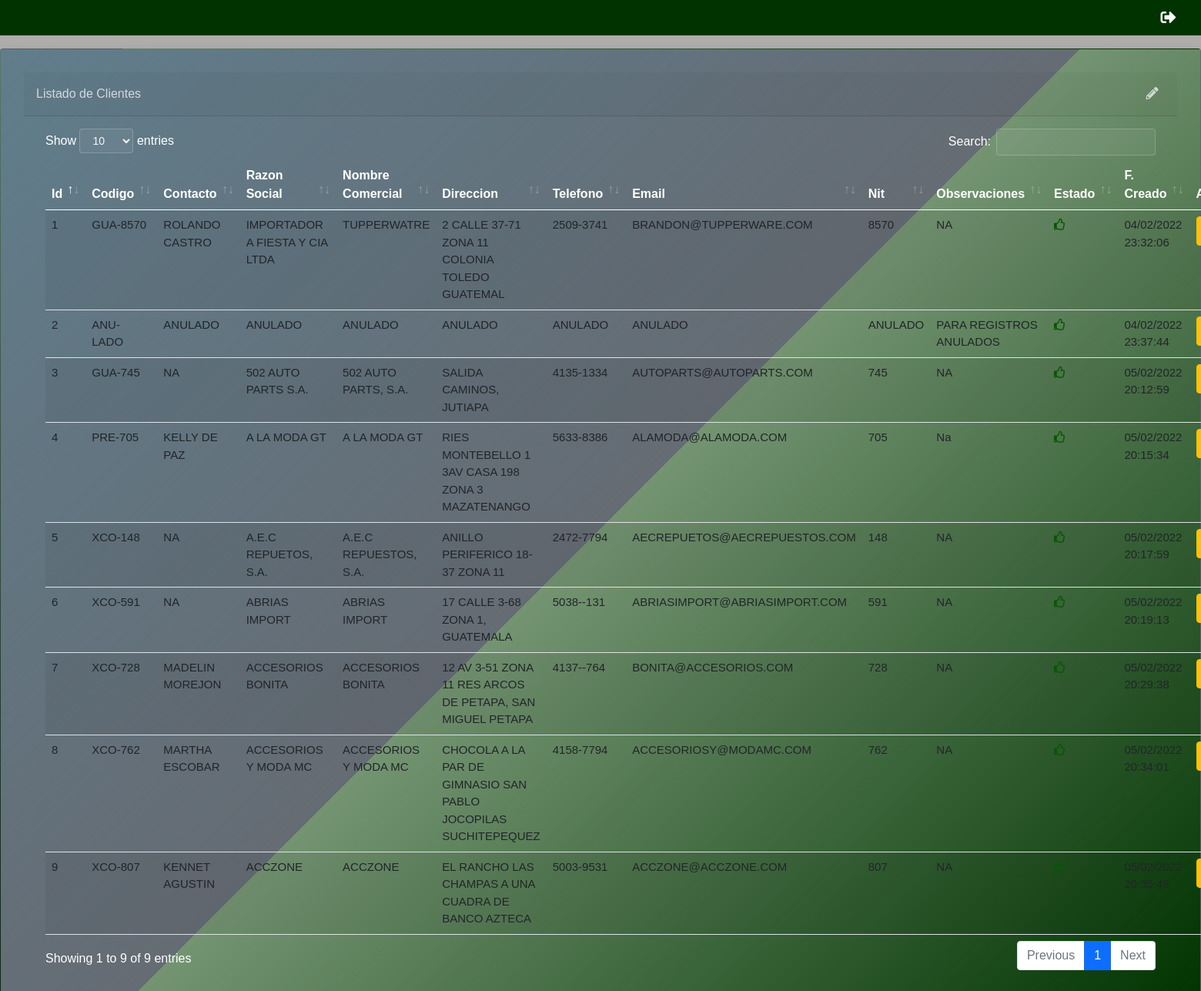
/link/cliente/list (signed in), run on the app's committed database.
### link/models.py (models this page shows, shortened)
class Clientes(ClaseModelo):
    codigo_cliente = models.CharField(max_length=8, unique=True, verbose_name="Codigo Cliente")
    contacto = models.CharField(max_length=50)
    razonsoc = models.CharField(max_length=150, verbose_name="Razon Social")
    nombrecom = models.CharField(max_length=150, verbose_name="Nombre Cliente")
    direccion = models.CharField(max_length=75)
    telefono = models.CharField(max_length=9)
    email = models.EmailField(max_length=50)
    nit = models.CharField(max_length=10)
    municipio = models.ForeignKey(Municipio, on_delete=models.CASCADE, related_name='+')
    depto = models.ForeignKey(Departamento, on_delete=models.CASCADE, related_name='+')
    fpago= models.IntegerField(choices=fpago, verbose_name="FORMA DE PAGO")
    minimofac = models.DecimalField(max_digits=10, decimal_places=2)
    vendedor =models.ForeignKey(Vendedor, on_delete=models.CASCADE)
    observa = models.TextField(verbose_name="Oboservaciones")
    class Meta:
        verbose_name_plural = "Clientes"

### link/views.py (the view)
# urls.py: path('cliente/list', clienteview.as_view(), name="cliente_list"),
class clienteview(LoginRequiredMixin, generic.ListView):
    model = Clientes
    template_name = "link/cliente_list.html"
    context_object_name="obj"
    login_url = "bases:login"

### link/models.py (called while the page is built)
    def __str__(self):
        return '{}'.format(self.muni)

    def __str__(self):
        return '{}'.format(self.codigo)

### link/templates/link/cliente_list.html (shortened to what this page needs)
{% extends 'base/base.html' %}
{% block contenido %}
<br><br>
<div class="card shadow mb-4">
    <div
        class="card-header py-3 d-flex flex-row align-items-center justify-content-between">
        <h6 class="m-0 font-weight-bold text-primary">Listado de Clientes</h6>
        <div class="dropdown no-arrow">
            <a class="dropdown-toggle" href="#" role="button" id="dropdownMenuLink"
                data-toggle="dropdown" aria-haspopup="true" aria-expanded="false">
                <i class="fas fa-pencil-alt"></i>
            </a>
        </div>
    </div>
    <div class="card-body">
        {% if not obj  %}
           <div class="alert alert-info">No hay Clientes Registrados</div>
        {% else %}
        <table class="table table-striped table-hover">
            <thead>
                <th>Id</th>
                <th>Codigo</th>
                <th>Contacto</th>
                <th>Razon Social</th>
                <th>Nombre Comercial</th>
                <th>Direccion</th>
                <th>Telefono</th>
                <th>Email</th>
                <th>Nit</th>
                <th>Observaciones</th>
                <th>Estado</th>
                <th>F. Creado</th>
                <th class="all">Acciones</th>
            </thead>
            <tbody>
                {% for item in obj %}
                <tr>
                    <td>{{ item.id }}</td>
                    <td>{{ item.codigo_cliente}}</td>
                    <td>{{ item.contacto}}</td>
                    <td>{{ item.razonsoc}}</td>
                    <td>{{ item.nombrecom}}</td>
                    <td>{{ item.direccion}}</td>
                    <td>{{ item.telefono}}</td>
                    <td>{{ item.email}}</td>
                    <td>{{ item.nit}}</td>
                    <td>{{ item.observa}}</td>
                    <td onclick="inactivarcli({{item.id}})">
                        {% if item.estado %}
                        <i class="far fa-thumbs-up text-primary"></i>
                        {% else %}
                        <i class="far fa-thumbs-down text-danger"></i>
                        {% endif %}
                    </td>
                    <td>{{ item.fc|date:"d/m/Y H:i:s" }}</td>
                    <td>
                        <button class="btn btn-warning btn-circle" onclick="return abrir_modal('{% url 'link:cliente_edit' item.id %}')">
                        </button>
                    </td>
                </tr>
                {% endfor %}
            </tbody>
        </table>
        {% endif %}
    </div>
</div>
{% endblock %}

### templates/base/base.html (shortened to what this page needs)
{% load static %}
<!DOCTYPE html>
<html lang="es">
    <head>
        {% load static %}
        <link href="https://cdn.jsdelivr.net/npm/bootstrap@5.0.0-beta3/dist/css/bootstrap.min.css" rel="stylesheet">
        <link rel="stylesheet" href="https://cdnjs.cloudflare.com/ajax/libs/font-awesome/5.15.3/css/all.min.css">
        {% block css %}
        <link rel="stylesheet" href="{% static 'base/css/estilo.css' %}">
        <link rel="stylesheet" href="{% static 'base/css/estiloo.css' %}">
        <link rel="stylesheet" href="{% static 'base/vendor/datatables/dataTables.bootstrap4.min.css' %}">
        <link href="https://cdn.jsdelivr.net/npm/select2@4.1.0-rc.0/dist/css/select2.min.css" rel="stylesheet" />
        {% endblock %}
    </head>
    <body>
        <div id="navbar">
            <div class="user">
              {% if user.is_authenticated %}
              <span id="userName">{{ user.username }}</span>&nbsp;&nbsp;<a title="Salir de la sesión" href="{% url 'bases:logout' %}"><i class="fas fa-sign-out-alt"></i></a>
              {% else %}
              <span id="userName"><a href="{% url 'bases:login' %}">Iniciar Sesión</a></span>&nbsp;&nbsp;<i class="fas fa-user-alt"></i>
              <span id="userName"><a href="{% url 'link:registro' %}">Registrate</a></span>&nbsp;&nbsp;<i class="fas fa-user-alt"></i>
              {% endif %}
            </div>
         </div>
        {% block contenido %}
        {% endblock %}
    </body>
</html>

### static/base/css/estilo.css (style rules this page uses)
* { margin: 0; padding: 0; box-sizing: border-box; }
body { background: url(https://i.ibb.co/DCN0zZx/Transjr.jpg); background-size: 100%; background-repeat: no-repeat; background-attachment: fixed; overflow-x: hidden; }
body:before { content: ""; width: 100%; height: 190vh; background-color: rgb(175, 173, 173); position: fixed; opacity: 0.87; }
* { margin: 0; padding: 0; font-family: "Poppins", sans-serif; }
.card { background: linear-gradient(-45deg, #003300 0%, #006600a2 50%, #071a2caf 50%, #607d8b 100%) !important; padding: 30px; width: 60%; left: 20%; }
body { font-family: 'Segoe UI', Tahoma, Geneva, Verdana, sans-serif; color: #FFF; background-color: rgb(175, 173, 173); }

### static/base/css/estiloo.css (style rules this page uses)
:root { --bar-color: #003300; --bar-after: #071A2C; --color-green: #77dd77; --color-grey: #ccc; --color-button: #fdffff; --clr: #071A2C; }
* { margin: 0; padding: 0; box-sizing: border-box; }
body { background: url(https://i.ibb.co/DCN0zZx/Transjr.jpg); background-size: 100%; background-repeat: no-repeat; background-attachment: fixed; overflow-x: hidden; }
body:before { content: ""; width: 100%; height: 190vh; background-color: rgb(175, 173, 173); position: fixed; opacity: 0.87; }
#navbar { background: var(--bar-color); position: fixed; z-index: 10; width: 5rem; padding-top: 0.5rem; padding-left: 0.2rem; padding-right: 0.8rem; border-radius: 0em 0em 2em; font-size: 25px; transition: 1s ease-in-out; display: grid; grid-template-columns: 1fr 1fr; justify-content: end; }
#navbar .user, #navbar .elements { height: fit-content; color: #fff; }
#navbar .user { justify-content: end; display: flex; align-items: center; justify-content: flex-end; padding: 0 20px; font-size: 20px; cursor: pointer; }
#navbar .user { color: #fff; padding-right: 0.6rem; }
#navbar .user i { padding-right: 10px; }
* { margin: 0; padding: 0; font-family: "Poppins", sans-serif; }
th { color: white; font-weight: bold; font-size: 13.5px; }
td { font-size: 14px; }
.card { background: linear-gradient(-45deg, #003300 0%, #00660056 50%, #071a2c70 50%, #607d8b 100%) !important; padding: 30px; width: 100%; margin-top: 15px; left: 0%; }
body { font-family: 'Segoe UI', Tahoma, Geneva, Verdana, sans-serif; color: #FFF; background-color: rgb(175, 173, 173); }
th.sorting_asc, th.sorting, th.all_sorting { font-size: 16px; }
tr.odd td, tr.even td { font-size: 15px; }
.text-primary { color: rgba(255, 255, 255, 0.719) !important; }
.dropdown-toggle::after { border: none; }
i.fas.fa-pencil-alt { color: rgba(255, 255, 255, 0.719); }
i.far.fa-thumbs-down, i.far.fa-thumbs-up { cursor: pointer; }
i.far.fa-thumbs-up { color: #055800 !important; }

### data on the page
Clientes: id "1", codigo_cliente "GUA-8570", contacto "ROLANDO CASTRO", razonsoc "IMPORTADORA FIESTA Y CIA LTDA", nombrecom "TUPPERWATRE", direccion "2 CALLE 37-71 ZONA 11 COLONIA TOLEDO GUATEMAL", telefono "2509-3741", email "BRANDON@TUPPERWARE.COM", nit "8570", observa "NA", estado True (drawn), fc "04/02/2022 23:32:06"
Clientes: id "2", codigo_cliente "ANU-LADO", contacto "ANULADO", razonsoc "ANULADO", nombrecom "ANULADO", direccion "ANULADO", telefono "ANULADO", email "ANULADO", nit "ANULADO", observa "PARA REGISTROS ANULADOS", estado True (drawn), fc "04/02/2022 23:37:44"
Clientes: id "3", codigo_cliente "GUA-745", contacto "NA", razonsoc "502 AUTO PARTS S.A.", nombrecom "502 AUTO PARTS, S.A.", direccion "SALIDA CAMINOS, JUTIAPA", telefono "4135-1334", email "AUTOPARTS@AUTOPARTS.COM", nit "745", observa "NA", estado True (drawn), fc "05/02/2022 20:12:59"
Clientes: id "4", codigo_cliente "PRE-705", contacto "KELLY DE PAZ", razonsoc "A LA MODA GT", nombrecom "A LA MODA GT", direccion "RIES MONTEBELLO 1 3AV CASA 198 ZONA 3 MAZATENANGO", telefono "5633-8386", email "ALAMODA@ALAMODA.COM", nit "705", observa "Na", estado True (drawn), fc "05/02/2022 20:15:34"
Clientes: id "5", codigo_cliente "XCO-148", contacto "NA", razonsoc "A.E.C REPUETOS, S.A.", nombrecom "A.E.C REPUESTOS, S.A.", direccion "ANILLO PERIFERICO 18-37 ZONA 11", telefono "2472-7794", email "AECREPUETOS@AECREPUESTOS.COM", nit "148", observa "NA", estado True (drawn), fc "05/02/2022 20:17:59"
Clientes: id "6", codigo_cliente "XCO-591", contacto "NA", razonsoc "ABRIAS IMPORT", nombrecom "ABRIAS IMPORT", direccion "17 CALLE 3-68 ZONA 1, GUATEMALA", telefono "5038--131", email "ABRIASIMPORT@ABRIASIMPORT.COM", nit "591", observa "NA", estado True (drawn), fc "05/02/2022 20:19:13"
Clientes: id "7", codigo_cliente "XCO-728", contacto "MADELIN MOREJON", razonsoc "ACCESORIOS BONITA", nombrecom "ACCESORIOS BONITA", direccion "12 AV 3-51 ZONA 11 RES ARCOS DE PETAPA, SAN MIGUEL PETAPA", telefono "4137--764", email "BONITA@ACCESORIOS.COM", nit "728", observa "NA", estado True (drawn), fc "05/02/2022 20:29:38"
Clientes: id "8", codigo_cliente "XCO-762", contacto "MARTHA ESCOBAR", razonsoc "ACCESORIOS Y MODA MC", nombrecom "ACCESORIOS Y MODA MC", direccion "CHOCOLA A LA PAR DE GIMNASIO SAN PABLO JOCOPILAS SUCHITEPEQUEZ", telefono "4158-7794", email "ACCESORIOSY@MODAMC.COM", nit "762", observa "NA", estado True (drawn), fc "05/02/2022 20:34:01"
Clientes: id "9", codigo_cliente "XCO-807", contacto "KENNET AGUSTIN", razonsoc "ACCZONE", nombrecom "ACCZONE", direccion "EL RANCHO LAS CHAMPAS A UNA CUADRA DE BANCO AZTECA", telefono "5003-9531", email "ACCZONE@ACCZONE.COM", nit "807", observa "NA", estado True (drawn)
